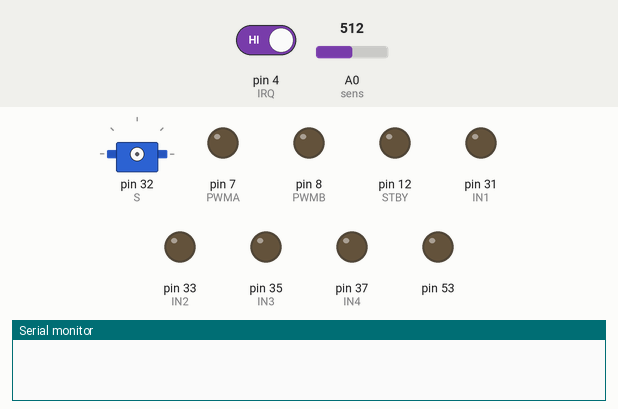
Recording of a sketch running on a simulated Arduino Mega 2560, built with avr-gcc and run on an emulated ATmega2560. On the bench: servo, output pins drawn as LEDs (lit = HIGH), the last lines printed to the serial monitor. Inputs (shaded band) come from the test bench; at power-on: pin 4 (IRQ) HIGH, A0 (sens) = 512. Pins used as bus, display or sensor lines are not drawn.

Above: at 0.1 s.
At 1.7 s:
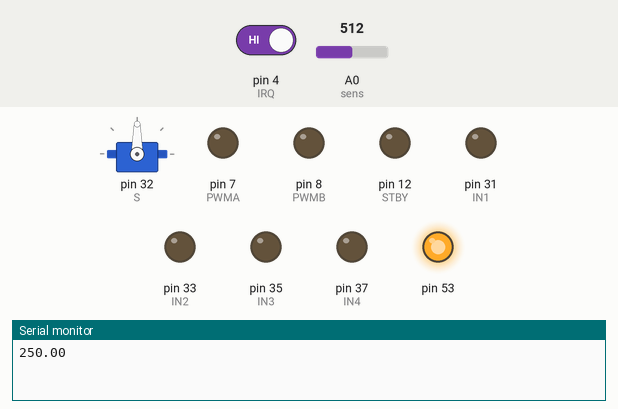
1.8 s: pin 4 (IRQ) driven LOW
At 3.0 s:
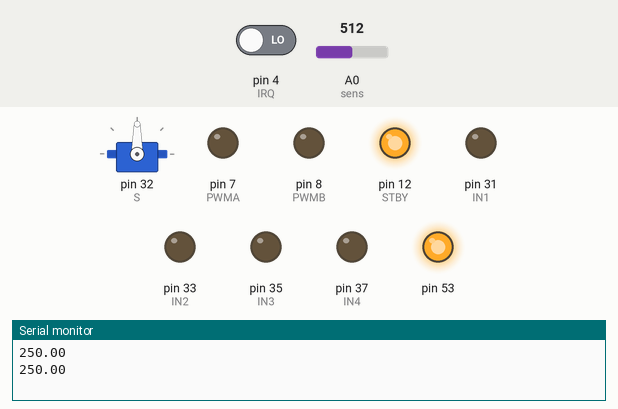
Timing chart, 0 to 4.8 s (numbered marks = the images above; inputs shaded):
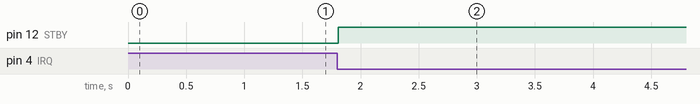

The sketch:

SlaveRX.ino
```cpp
#include <Utility.h>
#include <TimedAction.h>
#include <SPI.h>
#include <Servo.h>
  Servo S;
#define IRQ   4   //interupt request
#define SS    9   //slave select

#define STBY  12  //

#define PWMA  7
#define PWMB  8
#define IN1   31
#define IN2   33
#define IN3   35
#define IN4   37

#define NOS   250
#define NOS_B 100
#define SRV   32
#define sens  A0

  int sudut = 0;
  float sensor, tempC;

void setup(){
  unsigned char u,x;
  delay(500);
  SPI.setBitOrder(MSBFIRST);    //aktifkan mode FIFO
  SPI.setDataMode(SPI_MODE0);   //
  SPI.setClockDivider(SPI_CLOCK_DIV8);
  SPI.begin();
  pinMode(IRQ,INPUT);
  digitalWrite(IRQ, HIGH);
  pinMode(SS,OUTPUT);
  digitalWrite(SS, HIGH);
  pinMode(STBY,OUTPUT);
  digitalWrite(STBY, LOW);    //standby

  pinMode(IN1, OUTPUT);
  pinMode(IN2, OUTPUT);
  pinMode(IN3, OUTPUT);
  pinMode(IN4, OUTPUT);
  pinMode(sens, INPUT);
  S.attach(32);

  RFM_12_initialize();

  Serial.begin(9600);
}

unsigned int Write_CMD(unsigned int hex){
  unsigned char temp, Ha, eL;

  digitalWrite(SS,LOW);
  delay(1);
  Ha = SPI.transfer(hex / 256);
  eL = SPI.transfer(hex % 256);
  delay(1);
  digitalWrite(SS,HIGH);
  temp = (Ha * 256) + eL;
  return temp;
}

void RFM_12_initialize(void){
  Write_CMD(0x0000);
  Write_CMD(0x80D8);
  Write_CMD(0x82D8);
  Write_CMD(0xA640);
  Write_CMD(0xC657);
  Write_CMD(0x94A0);
  Write_CMD(0xC2AC);
  Write_CMD(0xCA80);
  Write_CMD(0xCA83);
  Write_CMD(0xC49B);
  Write_CMD(0x9850);
  Write_CMD(0xE000);
  Write_CMD(0xC800);
  Write_CMD(0xC000);
}

unsigned char RFM_12_receive_byte(void){
  unsigned char receive_data;

  digitalWrite(SS,LOW);
  delay(1);
  SPI.transfer(0xB0);
  receive_data = SPI.transfer(0);
  delay(1);
  digitalWrite(SS,HIGH);
  return receive_data;
}

void decode(unsigned char dirs){
  if ((dirs&0xF0)==0x30){
    maju();
  }
  else if ((dirs&0xF0)==0xC0){
    mundur();
  }
  else if ((dirs&0xF0)==0x50){
    sudut+=45;
    S.write(sudut);
    delay(30);
  }
  else if ((dirs&0x0F)==0x03){
    kiri();
  }
  else if ((dirs&0x0F)==0x0C){
    kanan();
  }
  else if ((dirs&0x0F)==0x05){
    sudut-=45;
    S.write(sudut);
    delay(30);
  }
  else if (((dirs&0x0F)==0x00)&&((dirs&0xF0)==0x00)){
    off();
  }
}

void jalan(){
  unsigned char move;
  if (digitalRead(IRQ)==LOW){
    move = RFM_12_receive_byte();
    decode(move);
    Write_CMD(0xCA80);
    Write_CMD(0xCA83);
    digitalWrite(STBY, HIGH);    //run
  }
}

void sensors(){
  float mv = analogRead(sens);
  sensor = (mv / 1024) * 5000;
  tempC   = sensor / 10 ;
  Serial.println(tempC);
}

TimedAction ajalan = TimedAction(1,jalan);
TimedAction asensor= TimedAction(1000,sensors);

void loop(){
  ajalan.check();
  asensor.check();
}

void maju(){
  //sensors();
  analogWrite(PWMA, NOS);
  analogWrite(PWMB, NOS);
  digitalWrite(IN1, LOW);
  digitalWrite(IN2, HIGH);
  digitalWrite(IN3, LOW);
  digitalWrite(IN4, HIGH);
}
void mundur(){
  //sensors();
  analogWrite(PWMA, NOS);
  analogWrite(PWMB, NOS);
  digitalWrite(IN1, HIGH);
  digitalWrite(IN2, LOW);
  digitalWrite(IN3, HIGH);
  digitalWrite(IN4, LOW);
}
void kiri(){
  //sensors();
  analogWrite(PWMA, NOS_B);
  analogWrite(PWMB, NOS_B);
  digitalWrite(IN1, LOW);
  digitalWrite(IN2, HIGH);
  digitalWrite(IN3, HIGH);
  digitalWrite(IN4, LOW);
}
void kanan(){
  //sensors();
  analogWrite(PWMA, NOS_B);
  analogWrite(PWMB, NOS_B);
  digitalWrite(IN1, HIGH);
  digitalWrite(IN2, LOW);
  digitalWrite(IN3, LOW);
  digitalWrite(IN4, HIGH);
}
void off(){
  //sensors();
  analogWrite(PWMA, 0);
  analogWrite(PWMB, 0);
  digitalWrite(IN1, LOW);
  digitalWrite(IN2, LOW);
  digitalWrite(IN3, LOW);
  digitalWrite(IN4, LOW);
}
```

Utility.h
```cpp
// (licence header left out)
#ifndef UTILITY_H
#define UTILITY_H

//#include <"WProgram.h">
#include "Arduino.h"

template <typename type, typename param1, typename param2, typename mod>
void foreach(type* pins, byte numberOfPins, void (*function)(param1,param2),mod modifier){
	for (byte i=0; i<numberOfPins; i++){
		function(pins[i],modifier);
	}
}

template <typename type, typename param1, typename param2, typename mod>
void foreach(type* pins, int from, int to, void (*function)(param1,param2),mod modifier){
	for (byte i=from; i<=to; i++){
		function(pins[i],modifier);
	}
}

template <typename type, typename type2, typename param1>
void foreach(type* pins, type2* result, int numberOfPins, int (*function)(param1)){
	for (byte i=0; i<numberOfPins; i++){
		result[i] = function(pins[i]);
	}
}

//determine the sign of a value
template <typename type>
type sign(type value) {
  return type((value>0)-(value<0));
}

#endif

/*
|| @changelog
|| | 1.2 2009-06-17 - Alexander Brevig : extended templating
|| | 1.1 2009-06-17 - Alexander Brevig : sign
|| | 1.0 2009-06-17 - Alexander Brevig : foreach
|| | 1.0 2009-06-17 - Alexander Brevig : Initial Release
|| #
*/
```

Measured:
- after the input at 1.8 s, pin 12 (STBY): LOW → HIGH at once
